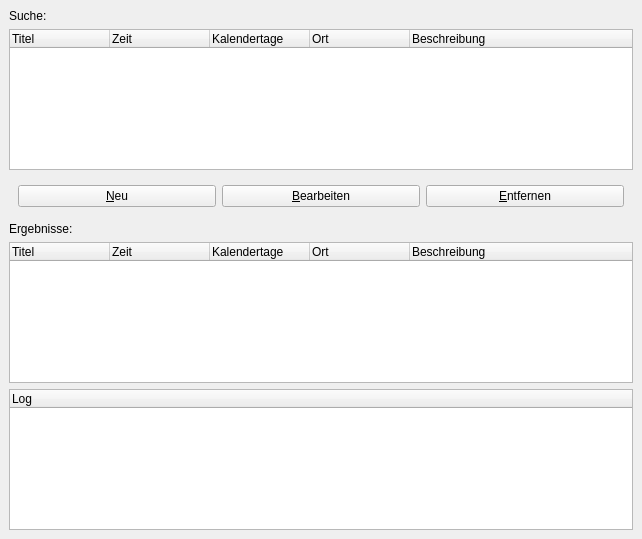
<?xml version="1.0" encoding="UTF-8"?>
<ui version="4.0">
 <class>MainWindow</class>
 <widget class="QMainWindow" name="MainWindow">
  <property name="geometry">
   <rect>
    <x>0</x>
    <y>0</y>
    <width>642</width>
    <height>539</height>
   </rect>
  </property>
  <property name="windowTitle">
   <string>Peer2Peer 2011</string>
  </property>
  <widget class="QWidget" name="centralwidget">
   <layout class="QVBoxLayout" name="verticalLayout">
    <item>
     <widget class="QLabel" name="lbSuche">
      <property name="text">
       <string>Suche:</string>
      </property>
     </widget>
    </item>
    <item>
     <widget class="QTreeWidget" name="twSuche">
      <column>
       <property name="text">
        <string>Titel</string>
       </property>
      </column>
      <column>
       <property name="text">
        <string>Zeit</string>
       </property>
      </column>
      <column>
       <property name="text">
        <string>Kalendertage</string>
       </property>
      </column>
      <column>
       <property name="text">
        <string>Ort</string>
       </property>
      </column>
      <column>
       <property name="text">
        <string>Beschreibung</string>
       </property>
      </column>
     </widget>
    </item>
    <item>
     <widget class="QFrame" name="buttonFrame">
      <property name="frameShape">
       <enum>QFrame::NoFrame</enum>
      </property>
      <layout class="QGridLayout" name="gridLayout">
       <item row="0" column="0">
        <widget class="QPushButton" name="pbNeu">
         <property name="text">
          <string>&amp;Neu</string>
         </property>
        </widget>
       </item>
       <item row="0" column="1">
        <widget class="QPushButton" name="pbBearbeiten">
         <property name="text">
          <string>&amp;Bearbeiten</string>
         </property>
        </widget>
       </item>
       <item row="0" column="2">
        <widget class="QPushButton" name="pbEntfernen">
         <property name="text">
          <string>&amp;Entfernen</string>
         </property>
        </widget>
       </item>
      </layout>
     </widget>
    </item>
    <item>
     <widget class="QLabel" name="lbErgebnisse">
      <property name="text">
       <string>Ergebnisse:</string>
      </property>
     </widget>
    </item>
    <item>
     <widget class="QTreeWidget" name="twDetails">
      <column>
       <property name="text">
        <string>Titel</string>
       </property>
      </column>
      <column>
       <property name="text">
        <string>Zeit</string>
       </property>
      </column>
      <column>
       <property name="text">
        <string>Kalendertage</string>
       </property>
      </column>
      <column>
       <property name="text">
        <string>Ort</string>
       </property>
      </column>
      <column>
       <property name="text">
        <string>Beschreibung</string>
       </property>
      </column>
     </widget>
    </item>
    <item>
     <widget class="QTreeWidget" name="twLog">
      <column>
       <property name="text">
        <string>Log</string>
       </property>
      </column>
     </widget>
    </item>
   </layout>
  </widget>
 </widget>
 <resources/>
 <connections/>
</ui>
